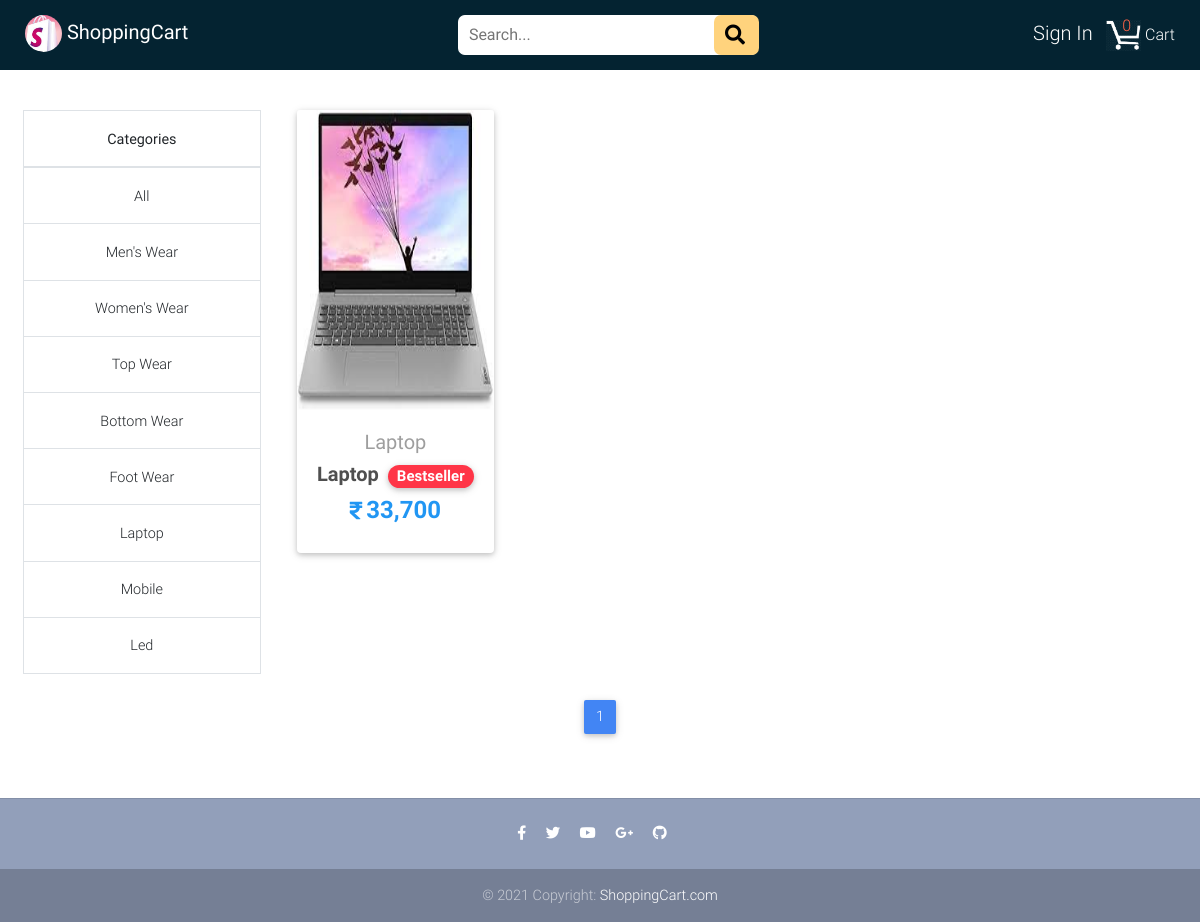
The app's page /category/8/products with its own data.
### myshop/models.py (models this page shows, shortened)
class Category(models.Model):
    category = models.CharField(max_length=15)
    def __str__(self):
        return self.category

class Product(models.Model):
    title = models.CharField(max_length=100)
    price = models.IntegerField()
    discounted_price = models.IntegerField(blank=True, null=True)
    description = models.TextField()
    tag = models.CharField(choices=LABEL_CHOICES,
                           max_length=15, blank=True, null=True)
    label = models.CharField(choices=LABEL_COLOR_CHOICES,
                             max_length=1, blank=True, null=True)
    brand = models.CharField(max_length=50)
    size = MultiSelectField(choices=SIZE_CHOICES, blank=True, null=True)
    category = models.ForeignKey(Category, on_delete=models.CASCADE)
    image = models.ImageField(upload_to='images')

### myshop/views.py (the view)
# urls.py: path('category/<int:id>/products', views.Categories, name='category'),
def Categories(request, id):
    categories = Category.objects.all()
    category = Category.objects.get(id=id)
    products = Paginator(Product.objects.filter(
        category=category).order_by('-id'), 2)
    page = request.GET.get('page')
    try:
        product = products.page(page)
    except PageNotAnInteger:
        product = products.page(1)
    except EmptyPage:
        product = products.page(products.num_pages)
    cart_quantity = 0
    user = request.user
    if user.is_authenticated:
        cart_item = Cart.objects.filter(user=user)
        for i in cart_item:
            cart_quantity += i.quantity
    context = {
        'product': product,
        'categories': categories,
        'cart_quantity': cart_quantity,
    }
    return render(request, 'categories.html', context)

### myshop/templates/categories.html (shortened to what this page needs)
{% extends "base.html" %}
{% load static %}
{% load humanize %}
{% block content %}
{% if product %}
<div class="row" id="tablesectionrow">
<aside class="text-center" id="categoriestable">
<table class="table table-bordered">
<thead>
<tr>
<th>Categories</th>
</tr>
</thead>
<tbody>
<tr>
    <td><a href="{% url 'all_category' %}">All</a></td>
</tr>
    {% for category in categories %}
  <tr>
    <td><a href="{% url 'category' category.id %}">{{ category }}</a></td>
  </tr>
    {% endfor %}
</tbody>
</table>
</aside>
      <section class="text-center mb-4" id="categoriessection">
        <div class="row wow fadeIn">
            {% for prod in product %}
          <div class="col-lg-3 col-md-6 mb-4">
            <div class="card">
              <div class="view overlay">
                <img src="{{ prod.image.url }}" class="card-img-top" height="300" alt="">
              </div>
              <div class="card-body text-center">
                <a href="{% url 'product_detail' prod.id %}" class="grey-text">
                  <h5>{{ prod.category }}</h5>
                </a>
                <h5>
                  <strong>
                    <a href="{% url 'product_detail' prod.id %}" class="dark-grey-text">{{ prod.title }}
                {% if prod.label %}
                   <span class="badge badge-pill {{ prod.get_label_display }}-color ml-1">{{prod.tag}}</span>
                {% endif %}
                    </a>
                  </strong>
                </h5>
                <h4 class="font-weight-bold blue-text">
                {% if prod.discounted_price %}
                  <strong><i class="fa mr-1" style="font-size: 20px;">&#xf156;</i>{{ prod.discounted_price|intcomma }}</strong>
                {% else %}
                  <strong><i class="fa mr-1" style="font-size: 20px;">&#xf156;</i>{{ prod.price|intcomma }}</strong>
                {% endif %}
                </h4>
              </div>
            </div>
          </div>
            {% endfor %}
          </div>
        </div>
      <nav class="d-flex justify-content-center wow fadeIn">
        <ul class="pagination pg-blue">
          {% for pg in product.paginator.page_range %}
            {% if product.number == pg %}
            <li class="page-item active"><a class="page-link" href="?page={{pg}}" class="btn btn-default">{{pg}}</a>
            </li>
            {% else %}
            <li class="page-item"><a class="page-link" href="?page={{pg}}" class="btn">{{pg}}</a></li>
            {% endif %}
          {% endfor %}
        </ul>
      </nav>
{% else %}
<div class="text-center" style="margin-top: 150px; margin-bottom: 256px;">
    <h1>Sorry, Cann't load this page !!</h1><br>
    <h2>"products not found"</h2>
</div>
{% endif %}
{% endblock %}

### records on screen
Category: category "Men's Wear"
Category: category "Women's Wear"
Category: category "Top Wear"
Category: category "Bottom Wear"
Category: category "Foot Wear"
Category: category "Laptop"
Category: category "Mobile"
Category: category "Led"
Product: image (picture), category "Laptop", title "Laptop", tag "Bestseller", discounted_price "33,700"

### other values on screen
{{ pg }} "1"
